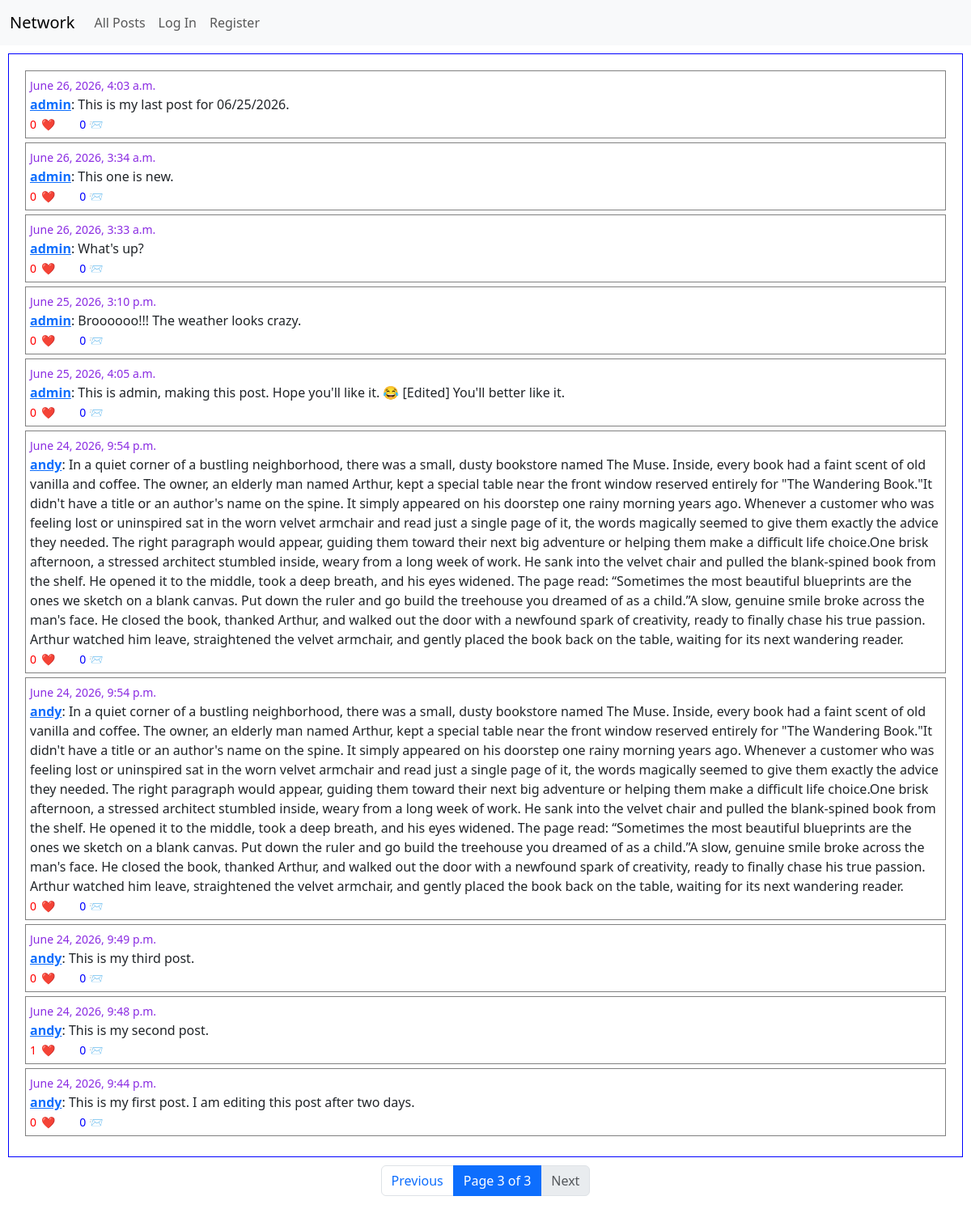
/?page=3, run on the app's committed database.
### network/models.py (models this page shows, shortened)
class Post(models.Model):
    user = models.ForeignKey(User, on_delete=models.CASCADE, related_name="posts")
    content = models.TextField()
    timestamp = models.DateTimeField(auto_now_add=True)

class User(AbstractUser):
    following = models.ManyToManyField("self", symmetrical=False, blank=True, related_name="followers")
    pass

### network/views.py (the view)
# urls.py: path("", views.index, name="index"),
def index(request):
    posts = Post.objects.all().order_by("-timestamp")
    paginator = Paginator(posts, 10)
    pageNumber = request.GET.get('page', 1)
    pageObject = paginator.get_page(pageNumber)
    return render(request, "network/index.html", {
        "posts":pageObject,
    })

### network/templates/network/index.html (shortened to what this page needs)
{% extends "network/layout.html" %}
{% load static %}
{% block body %}
    <div id="posts-container" class="posts-container">
        {% for post in posts %}
            <div class="individual-post">
                <small style="color:blueviolet;">{{post.timestamp}}</small><br>
                <strong><a href="{% url 'profile' post.user.username %}">{{post.user.username}}</a></strong>: <span class="post-content">{{post.content}}</span> <br>
                <small style="color:red;"><span class="likescount">{{post.likes.count}}</span><button data-id="{{post.id}}" class="likebutton">❤️</button></small>
                <small style="color:blue;">{{post.comments.count}} 📨</small>
            </div>
        {% empty %}
            <strong> No posts yet!!! </strong>
        {% endfor %}
    </div>
    <nav aria-label="Page navigation">
        <ul class="pagination justify-content-center">
            {% if posts.has_previous %}
                <li class="page-item">
                    <a class="page-link" href="?page={{ posts.previous_page_number }}">Previous</a>
                </li>
            {% else %}
                <li class="page-item disabled">
                    <span class="page-link">Previous</span>
                </li>
            {% endif %}
            <li class="page-item active" aria-current="page">
                <span class="page-link">
                    Page {{ posts.number }} of {{ posts.paginator.num_pages }}
                </span>
            </li>
            {% if posts.has_next %}
                <li class="page-item">
                    <a class="page-link" href="?page={{ posts.next_page_number }}">Next</a>
                </li>
            {% else %}
                <li class="page-item disabled">
                    <span class="page-link">Next</span>
                </li>
            {% endif %}
        </ul>
    </nav>
{% endblock %}

### network/static/network/styles.css (style rules this page uses)
.posts-container { height:auto; width: auto; border: 1px solid blue; margin: 10px; padding: 20px; margin-right: 10px; }
.individual-post { border: 1px solid gray; margin-bottom: 5px; padding: 5px; }
.likebutton { border:none; background-color: transparent; }

### data on the page
Post: timestamp "June 26, 2026, 4:03 a.m.", user.username "admin", content "This is my last post for 06/25/2026.", likes.count "0", comments.count "0"
Post: timestamp "June 26, 2026, 3:34 a.m.", user.username "admin", content "This one is new.", likes.count "0", comments.count "0"
Post: timestamp "June 26, 2026, 3:33 a.m.", user.username "admin", content "What's up?", likes.count "0", comments.count "0"
Post: timestamp "June 25, 2026, 3:10 p.m.", user.username "admin", content "Broooooo!!! The weather looks crazy.", likes.count "0", comments.count "0"
Post: timestamp "June 25, 2026, 4:05 a.m.", user.username "admin", content "This is admin, making this post. Hope you'll like it. 😂 [Edited] You'll better like it.", likes.count "0", comments.count "0"
Post: timestamp "June 24, 2026, 9:54 p.m.", user.username "andy", content "In a quiet corner of a bustling neighborhood, there was a small, dusty bookstore named The Muse. Inside, every book had a faint scent of old vanilla and coffee. The owner, an elderly man named Arthur, kept a special table near the front window reserved entirely for \"The Wandering Book.\"It didn't have a title or an author's name on the spine. It simply appeared on his doorstep one rainy morning years ago. Whenever a customer who was feeling lost or uninspired sat in the worn velvet armchair and read just a single page of it, the words magically seemed to give them exactly the advice they needed. The right paragraph would appear, guiding them toward their next big adventure or helping them…", likes.count "0", comments.count "0"
Post: timestamp "June 24, 2026, 9:54 p.m.", user.username "andy", content "In a quiet corner of a bustling neighborhood, there was a small, dusty bookstore named The Muse. Inside, every book had a faint scent of old vanilla and coffee. The owner, an elderly man named Arthur, kept a special table near the front window reserved entirely for \"The Wandering Book.\"It didn't have a title or an author's name on the spine. It simply appeared on his doorstep one rainy morning years ago. Whenever a customer who was feeling lost or uninspired sat in the worn velvet armchair and read just a single page of it, the words magically seemed to give them exactly the advice they needed. The right paragraph would appear, guiding them toward their next big adventure or helping them…", likes.count "0", comments.count "0"
Post: timestamp "June 24, 2026, 9:49 p.m.", user.username "andy", content "This is my third post.", likes.count "0", comments.count "0"
Post: timestamp "June 24, 2026, 9:48 p.m.", user.username "andy", content "This is my second post.", likes.count "1", comments.count "0"
Post: timestamp "June 24, 2026, 9:44 p.m.", user.username "andy", content "This is my first post. I am editing this post after two days.", likes.count "0", comments.count "0"

### other printed values
{{ posts.number }} "3"
{{ posts.paginator.num_pages }} "3"
